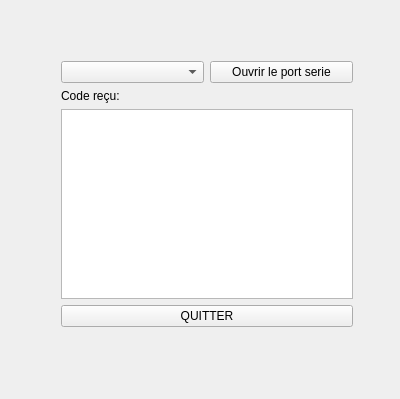
<?xml version="1.0" encoding="UTF-8"?>
<ui version="4.0">
 <class>Widget</class>
 <widget class="QWidget" name="Widget">
  <property name="geometry">
   <rect>
    <x>0</x>
    <y>0</y>
    <width>400</width>
    <height>399</height>
   </rect>
  </property>
  <property name="windowTitle">
   <string>Widget</string>
  </property>
  <widget class="QWidget" name="layoutWidget">
   <property name="geometry">
    <rect>
     <x>50</x>
     <y>50</y>
     <width>314</width>
     <height>288</height>
    </rect>
   </property>
   <layout class="QGridLayout" name="gridLayout_3">
    <item row="0" column="0">
     <layout class="QGridLayout" name="gridLayout_2">
      <item row="0" column="0">
       <widget class="QComboBox" name="comboBoxPort"/>
      </item>
      <item row="0" column="1">
       <widget class="QPushButton" name="pushButtonSerie">
        <property name="text">
         <string>Ouvrir le port serie</string>
        </property>
       </widget>
      </item>
     </layout>
    </item>
    <item row="1" column="0">
     <layout class="QGridLayout" name="gridLayout">
      <item row="0" column="0">
       <widget class="QLabel" name="label">
        <property name="text">
         <string>Code reçu:</string>
        </property>
       </widget>
      </item>
     </layout>
    </item>
    <item row="3" column="0">
     <widget class="QPushButton" name="pushButton_2">
      <property name="text">
       <string>QUITTER</string>
      </property>
     </widget>
    </item>
    <item row="2" column="0">
     <widget class="QTextBrowser" name="textBrowser"/>
    </item>
   </layout>
  </widget>
 </widget>
 <layoutdefault spacing="6" margin="11"/>
 <resources/>
 <connections>
  <connection>
   <sender>pushButton_2</sender>
   <signal>clicked()</signal>
   <receiver>Widget</receiver>
   <slot>close()</slot>
   <hints>
    <hint type="sourcelabel">
     <x>192</x>
     <y>333</y>
    </hint>
    <hint type="destinationlabel">
     <x>179</x>
     <y>350</y>
    </hint>
   </hints>
  </connection>
 </connections>
</ui>
